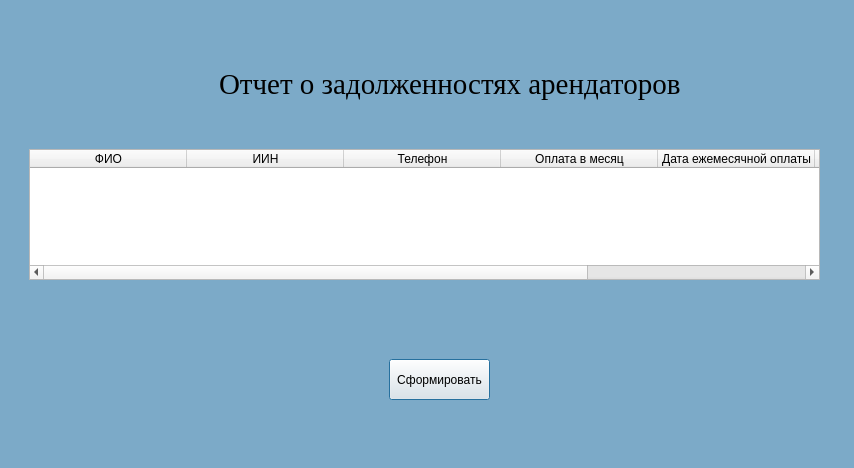
<?xml version="1.0" encoding="UTF-8"?>
<ui version="4.0">
 <class>oplatastat</class>
 <widget class="QDialog" name="oplatastat">
  <property name="geometry">
   <rect>
    <x>0</x>
    <y>0</y>
    <width>854</width>
    <height>468</height>
   </rect>
  </property>
  <property name="sizePolicy">
   <sizepolicy hsizetype="Fixed" vsizetype="Fixed">
    <horstretch>0</horstretch>
    <verstretch>0</verstretch>
   </sizepolicy>
  </property>
  <property name="windowTitle">
   <string>Dialog</string>
  </property>
  <widget class="QFrame" name="background">
   <property name="enabled">
    <bool>true</bool>
   </property>
   <property name="geometry">
    <rect>
     <x>-1</x>
     <y>-1</y>
     <width>921</width>
     <height>611</height>
    </rect>
   </property>
   <property name="autoFillBackground">
    <bool>false</bool>
   </property>
   <property name="styleSheet">
    <string notr="true">#background {
background-color: rgb(124, 170, 200)
}</string>
   </property>
   <property name="frameShape">
    <enum>QFrame::StyledPanel</enum>
   </property>
   <property name="frameShadow">
    <enum>QFrame::Raised</enum>
   </property>
   <widget class="QTableWidget" name="tablearendators">
    <property name="geometry">
     <rect>
      <x>30</x>
      <y>150</y>
      <width>791</width>
      <height>131</height>
     </rect>
    </property>
    <property name="rowCount">
     <number>0</number>
    </property>
    <attribute name="horizontalHeaderMinimumSectionSize">
     <number>40</number>
    </attribute>
    <attribute name="horizontalHeaderDefaultSectionSize">
     <number>157</number>
    </attribute>
    <column>
     <property name="text">
      <string>ФИО</string>
     </property>
    </column>
    <column>
     <property name="text">
      <string>ИИН</string>
     </property>
    </column>
    <column>
     <property name="text">
      <string>Телефон</string>
     </property>
    </column>
    <column>
     <property name="text">
      <string>Оплата в месяц</string>
     </property>
    </column>
    <column>
     <property name="text">
      <string>Дата ежемесячной оплаты</string>
     </property>
    </column>
    <column>
     <property name="text">
      <string>Адрес</string>
     </property>
    </column>
    <column>
     <property name="text">
      <string>Телефон</string>
     </property>
    </column>
   </widget>
   <widget class="QLabel" name="label">
    <property name="geometry">
     <rect>
      <x>220</x>
      <y>60</y>
      <width>461</width>
      <height>51</height>
     </rect>
    </property>
    <property name="font">
     <font>
      <family>Times New Roman</family>
      <pointsize>22</pointsize>
     </font>
    </property>
    <property name="text">
     <string>Отчет о задолженностях арендаторов</string>
    </property>
   </widget>
   <widget class="QPushButton" name="updatebutton">
    <property name="geometry">
     <rect>
      <x>390</x>
      <y>360</y>
      <width>101</width>
      <height>41</height>
     </rect>
    </property>
    <property name="text">
     <string>Сформировать</string>
    </property>
   </widget>
  </widget>
 </widget>
 <resources/>
 <connections/>
</ui>
